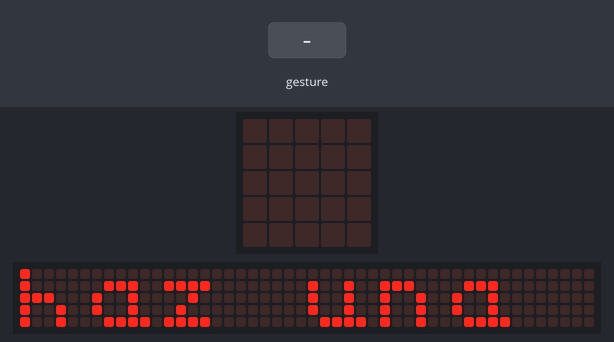
This program was run on a simulated BBC micro:bit (MakeCode). Shown: the board's 5×5 LED display, a strip that is not on the board, showing the scrolling text unrolled. Inputs (shaded band) come from the test bench. Random numbers come from a fixed seed; a tilt is held for 1.5 s and a shake lasts 1 s, then the board lies face up again; the 48×5 strip is a reading aid, not a part: it shows the text the display is scrolling, unrolled, one strip-width of it at a time.

Above: at 3.2 s.
At 17.2 s:
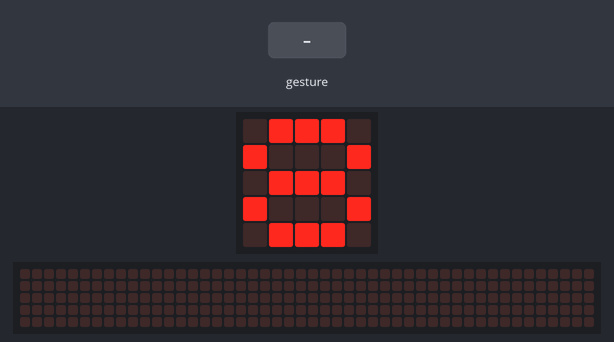
17.3 s: gesture 'shake'
At 17.57 s:
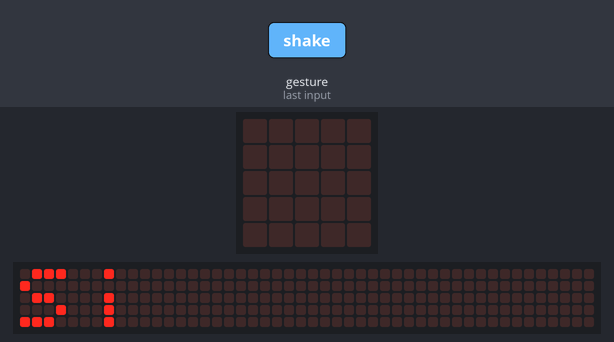
19.4 s: gesture 'shake'
At 21.02 s:
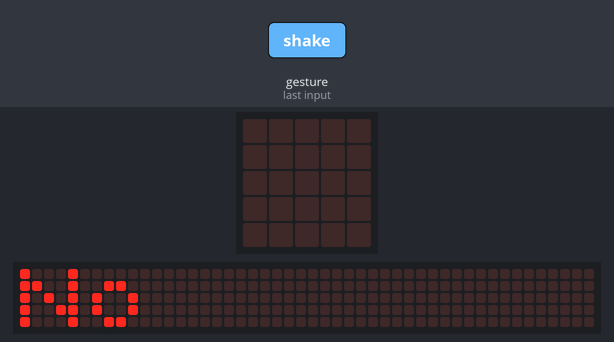
22.4 s: gesture 'shake'
At 26.1 s:
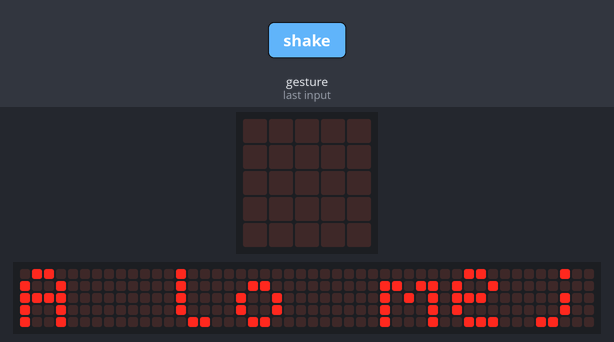

The program:

main.ts
```typescript
input.onGesture(Gesture.Shake, function () {
    basic.clearScreen()
    numero_aleatorio = randint(0, 8)
    if (numero_aleatorio == 2) {
        basic.showString("Si")
    } else if (numero_aleatorio == 1) {
        basic.showString("No")
    } else if (numero_aleatorio == 3) {
        basic.showString("Puede ser")
    } else if (numero_aleatorio == 4) {
        basic.showString("A lo mejor")
    } else if (numero_aleatorio == 5) {
        basic.showString("Ojala")
    } else if (numero_aleatorio == 6) {
        basic.showString("tu sabras")
    } else if (numero_aleatorio == 7) {
        basic.showString("Vuelve a preguntar que me he despitado")
    } else if (numero_aleatorio == 8) {
        basic.showString("No se")
    }
    basic.showNumber(8)
})
let numero_aleatorio = 0
basic.showString("haz una pregunta")
basic.showNumber(8)
```

test.ts
```typescript
// aquí va el archivo "tests"; esto no se compilará cuando este paquete se utilice como una extensión.
```

Measured:
- after the input at 17.3 s, the display: changes after 0.20 s (image 2)
- what the display in image 0 shows lasts 0.6 s, from 3.2 s to 3.8 s
